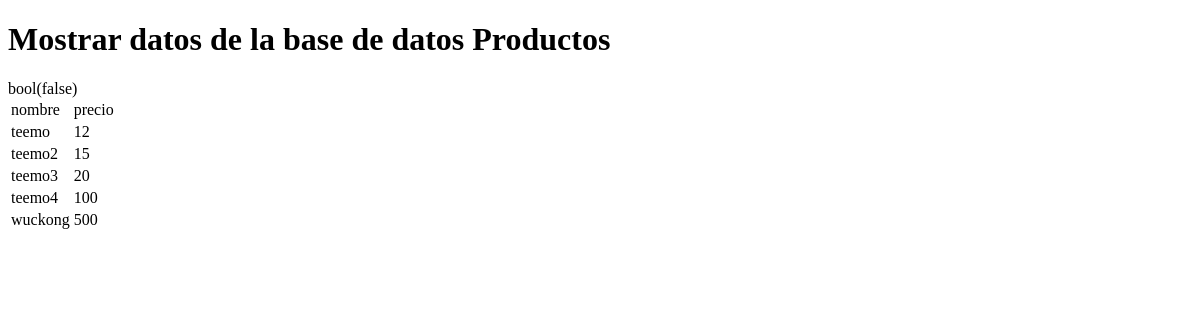
The app's page /test.php, older data.
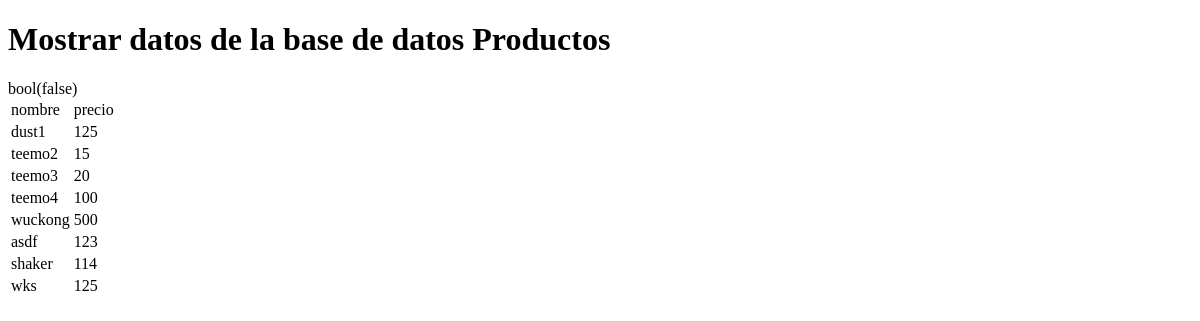
The same page, newer data.
### tables this page shows
CREATE TABLE `producto` (
  `id_producto` int(11) NOT NULL,
  `nombre` varchar(30) DEFAULT NULL,
  `precio` float DEFAULT NULL,
  `caracteristicas` varchar(100) DEFAULT NULL,
  `img` varchar(100) DEFAULT NULL,
  `id_catalogo` int(11) DEFAULT NULL
);

### test.php (the view, shortened to what this page needs)
<!DOCTYPE html>
<html lang="en">
<head>
</head>
<body>
    <h1>Mostrar datos de la base de datos Productos</h1>
    <?php
    $dsn = "mysql:host=localhost;dbname=farmacia";
    $user = "root";
    $password = "";
    $conn = new  PDO($dsn, $user, $password);
    $sql = "SELECT * FROM producto";
    $respuesta = $conn->prepare($sql);
    $respuesta->execute();
    $productos = $respuesta->fetchAll();
    var_dump(Usuario::traerUser("goes"));
    ?>
    <table>
        <tr>
            <td>
                nombre
            </td>
            <td>
                precio
            </td>
        </tr>
        <?php foreach ($productos as $producto) :  ?>
            <tr>
                <td><?= $producto['nombre'] ?></td>
                <td><?= $producto['precio']  ?></td>
            </tr>
        <?php endforeach;  ?>
    </table>
</body>
</html>

Row changes from the older to the newer data that the page shows:
removed producto: nombre "teemo", precio "12"
added producto: nombre "dust1", precio "125"
added producto: nombre "asdf", precio "123"
added producto: nombre "shaker", precio "114"
added producto: nombre "wks", precio "125"
